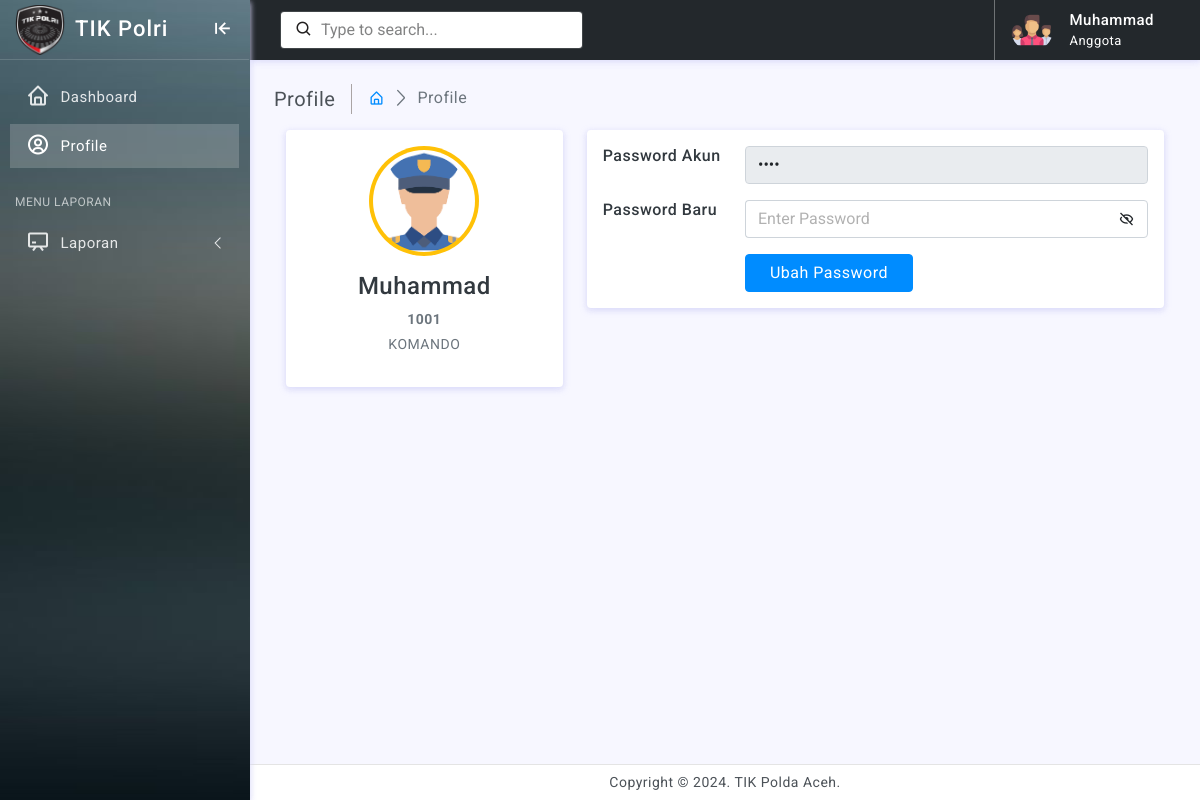
Page /anggota/index.php?page=profile (signed in) on the committed database.
### tables this page shows
CREATE TABLE `staff` (
  `id_staff` int(11) NOT NULL,
  `nrp` varchar(255) NOT NULL,
  `nama` varchar(100) NOT NULL,
  `jenis_kelamin` varchar(30) NOT NULL,
  `pangkat` varchar(30) NOT NULL,
  `password` varchar(100) NOT NULL,
  `tipe` varchar(100) NOT NULL
);

### anggota/profile.php (the view, shortened to what this page needs)
<div class="page-breadcrumb d-none d-sm-flex align-items-center mb-3">
    <div class="breadcrumb-title pe-3">Profile</div>
    <div class="ps-3">
        <nav aria-label="breadcrumb">
            <ol class="breadcrumb mb-0 p-0">
                <li class="breadcrumb-item"><a href="index.php?page=dashboard"><i class="bx bx-home-alt"></i></a>
                </li>
                <li class="breadcrumb-item active" aria-current="page">Profile</li>
            </ol>
        </nav>
    </div>
</div>
<div class="container">
    <?php
       include "../conn/conn.php";
       $id_staff = $_SESSION['id_staff'];
       $data_profile = mysqli_fetch_array(mysqli_query($conn, "SELECT * FROM staff WHERE id_staff = '$id_staff'"));
       ?>
    <div class="main-body">
        <div class="row">
            <div class="col-lg-4">
                <div class="card">
                    <div class="card-body">
                        <div class="d-flex flex-column align-items-center text-center">
                            <img src="../assets/images/<?= $data_profile['jenis_kelamin'] == "laki-laki" ? "policemale.png" : "policewoman.png" ?>" alt="Admin" class="rounded-circle p-1 bg-warning" width="110">
                            <div class="mt-3">
                                <h4><?= ucwords($data_profile['nama']) ?></h4>
                                <p class="text-secondary mb-1"><b><?= $data_profile['nrp'] ?></b></p>
                                <p class="text-muted font-size-sm"><?= strtoupper($data_profile['pangkat']) ?></p>
                            </div>
                        </div>
                    </div>
                </div>
            </div>
            <div class="col-lg-8">
                <div class="card">
                    <div class="card-body">
                        <form action="" method="post" enctype="multipart/form-data">
                            <div class="row mb-3">
                                <div class="col-sm-3">
                                    <h6 class="mb-0">Password Akun</h6>
                                </div>
                                <div class="col-sm-9 text-secondary">
                                    <input type="password" name="pass" value="<?= $data_profile['password'] ?>" class="form-control" placeholder="Enter Password" disabled>
                                </div>
                            </div>
                            <div class="row mb-3">
                                <div class="col-sm-3">
                                    <h6 class="mb-0">Password Baru</h6>
                                </div>
                                <div class="col-sm-9 text-secondary">
                                    <div class="input-group" id="show_hide_password">
                                        <input type="password" name="pass" class="form-control border-end-0" id="inputChoosePassword" placeholder="Enter Password"> <a href="javascript:;" class="input-group-text bg-transparent"><i class='bx bx-hide'></i></a>
                                    </div>
                                </div>
                            </div>
                            <div class="row">
                                <div class="col-sm-3"></div>
                                <div class="col-sm-9 text-secondary">
                                    <input type="submit" name="submit" class="btn btn-primary px-4" value="Ubah Password" />
                                </div>
                            </div>
                        </form>
                    </div>
                </div>
            </div>
        </div>
    </div>
</div>

### assets/css/app.css (style rules this page uses)
body { font-size: 14px; color: #4c5258; letter-spacing: .5px; background: #f7f7ff; overflow-x: hidden; font-family: Roboto, sans-serif }
a { text-decoration: none }
.breadcrumb-title { font-size: 20px; border-right: 1.5px solid #aaa4a4 }
.page-breadcrumb .breadcrumb li.breadcrumb-item { font-size: 16px }
.page-breadcrumb .breadcrumb-item+.breadcrumb-item::before { display: inline-block; padding-right: .5rem; color: #6c757d; font-family: LineIcons; content: "\ea5c" }
input::placeholder { color: #000!important; opacity: .3!important }

### assets/css/header-colors.css (style rules this page uses)
html.color-header::placeholder { color: #08090a!important; opacity: .5!important }

### rows in the picture
staff: nama "Muhammad", nrp "1001", pangkat "KOMANDO"

### other values in the picture
$_SESSION['nama'] "Muhammad"
